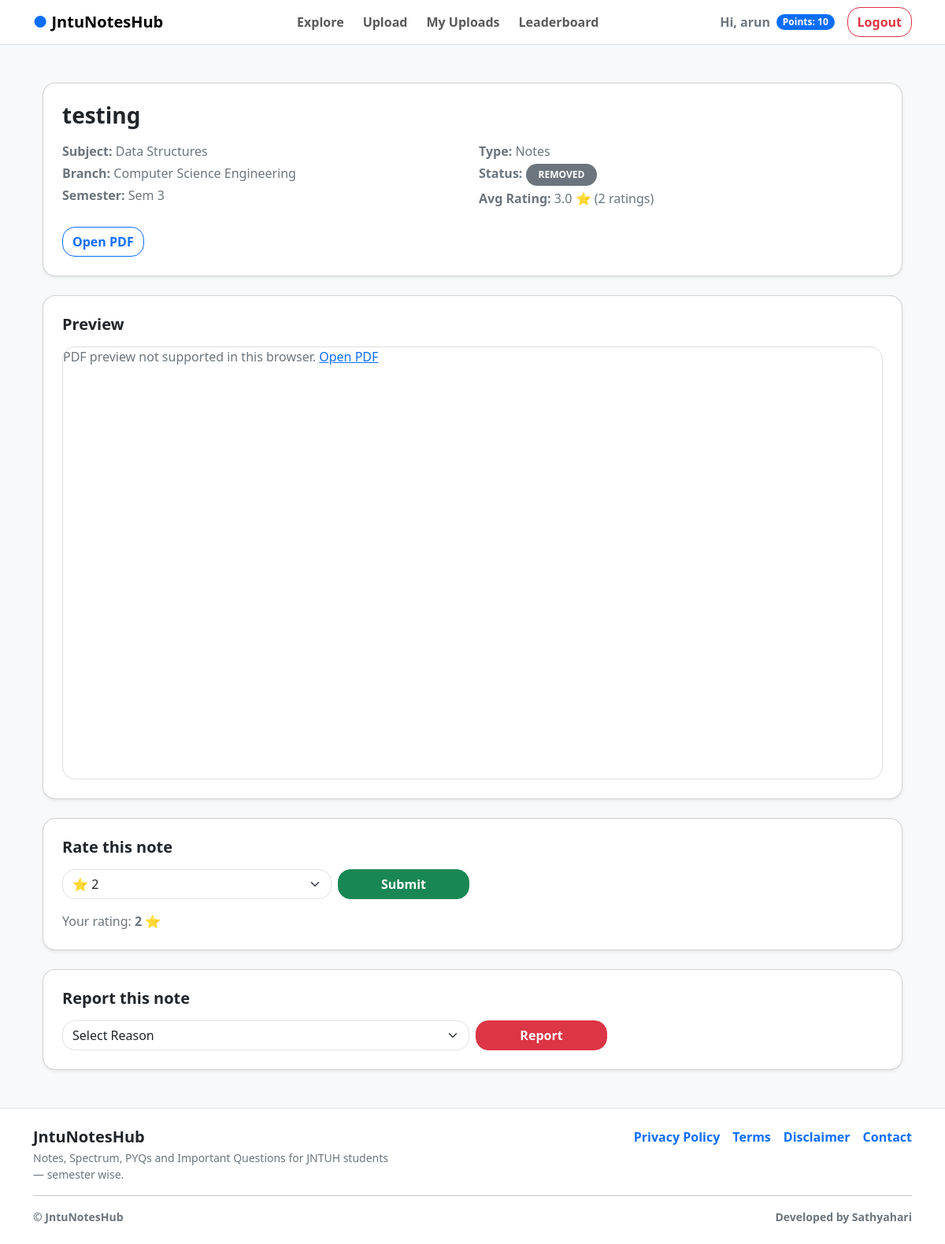
/view/7/ (signed in), run on the app's committed database.
### core/models.py (models this page shows, shortened)
class Upload(models.Model):
    TYPE_CHOICES = [
        ("NOTES", "Notes"),
        ("SPECTRUM", "Spectrum"),
        ("PYQ", "Previous Year Questions"),
        ("IMP", "Important Questions"),
    ]
    STATUS_CHOICES = [
        ("UNVERIFIED", "Unverified"),
        ("VERIFIED", "Verified"),
        ("REMOVED", "Removed"),
    ]
    uploader = models.ForeignKey(User, on_delete=models.CASCADE)
    subject = models.ForeignKey(Subject, on_delete=models.CASCADE)
    title = models.CharField(max_length=200)
    description = models.TextField(blank=True)
    file = models.FileField(upload_to="uploads/")
    upload_type = models.CharField(max_length=20, choices=TYPE_CHOICES)
    status = models.CharField(max_length=20, choices=STATUS_CHOICES, default="UNVERIFIED")
    created_at = models.DateTimeField(auto_now_add=True)

class Subject(models.Model):
    branch = models.ForeignKey(Branch, on_delete=models.CASCADE)
    semester = models.ForeignKey(Semester, on_delete=models.CASCADE)
    name = models.CharField(max_length=150)
    class Meta:
        unique_together = ("branch", "semester", "name")

class Branch(models.Model):
    name = models.CharField(max_length=100, unique=True)

class Semester(models.Model):
    number = models.PositiveIntegerField(unique=True)

class Rating(models.Model):
    user = models.ForeignKey(User, on_delete=models.CASCADE)
    upload = models.ForeignKey(Upload, on_delete=models.CASCADE)
    stars = models.PositiveIntegerField()
    class Meta:
        unique_together = ("user", "upload")

### core/views.py (the view)
# urls.py: path("view/<int:pk>/", views.view_note, name="view_note"),
@login_required
def view_note(request, pk):
    note = get_object_or_404(Upload, pk=pk)
    avg_rating = Rating.objects.filter(upload=note).aggregate(avg=Avg("stars"))["avg"]
    rating_count = Rating.objects.filter(upload=note).count()
    my_rating = Rating.objects.filter(upload=note, user=request.user).first()
    return render(
        request,
        "core/view_note.html",
        {
            "note": note,
            "avg_rating": avg_rating,
            "rating_count": rating_count,
            "my_rating": my_rating,
            "user_points": get_user_points(request.user),
        },
    )

### core/context_processors.py (called while the page is built)
def user_points(request):
    if request.user.is_authenticated:
        total = PointsLog.objects.filter(user=request.user).aggregate(
            total=Sum("points_change")
        )["total"] or 0
        return {"user_points": total}
    return {"user_points": 0}

### core/views.py (called while the page is built)
def get_user_points(user):
    total = PointsLog.objects.filter(user=user).aggregate(total=Sum("points_change"))["total"]
    return total or 0

### core/templates/core/view_note.html (shortened to what this page needs)
{% extends "core/base.html" %}
{% block content %}
<div class="container py-4">
  <div class="card shadow-sm rounded-4 p-4 mb-4">
    <h3 class="fw-bold mb-3">{{ note.title }}</h3>
    <div class="row g-3">
      <div class="col-md-6">
        <p class="mb-1 text-secondary"><b>Subject:</b> {{ note.subject.name }}</p>
        <p class="mb-1 text-secondary"><b>Branch:</b> {{ note.subject.branch.name }}</p>
        <p class="mb-1 text-secondary"><b>Semester:</b> Sem {{ note.subject.semester.number }}</p>
      </div>
      <div class="col-md-6">
        <p class="mb-1 text-secondary"><b>Type:</b> {{ note.get_upload_type_display }}</p>
        <p class="mb-1 text-secondary">
          <b>Status:</b>
          {% if note.status == "VERIFIED" %}
            <span class="badge bg-success rounded-pill px-3 py-2">VERIFIED</span>
          {% elif note.status == "UNVERIFIED" %}
            <span class="badge bg-warning text-dark rounded-pill px-3 py-2">UNVERIFIED</span>
          {% else %}
            <span class="badge bg-secondary rounded-pill px-3 py-2">{{ note.status }}</span>
          {% endif %}
        </p>
        <p class="mb-0 text-secondary">
          <b>Avg Rating:</b>
          {% if avg_rating %}
            {{ avg_rating|floatformat:1 }} ⭐ ({{ rating_count }} ratings)
          {% else %}
            No ratings yet
          {% endif %}
        </p>
      </div>
    </div>
    <div class="d-flex flex-wrap gap-2 mt-4">
      <a href="{{ note.file.url }}" target="_blank" class="btn btn-outline-primary rounded-4 fw-semibold">
        Open PDF
      </a>
    </div>
  </div>
  <div class="card shadow-sm rounded-4 p-4 mb-4">
    <h5 class="fw-bold mb-3">Preview</h5>
    {% if note.file %}
      <object
        data="{{ note.file.url }}"
        type="application/pdf"
        width="100%"
        height="550px"
        style="border-radius:16px; border:1px solid #ddd;"
      >
        <p class="text-secondary">
          PDF preview not supported in this browser.
          <a href="{{ note.file.url }}" target="_blank">Open PDF</a>
        </p>
      </object>
    {% else %}
      <div class="alert alert-warning rounded-4">
        File not found.
      </div>
    {% endif %}
  </div>
  <div class="card shadow-sm rounded-4 p-4 mb-4">
    <h5 class="fw-bold mb-3">Rate this note</h5>
    <form method="POST" action="{% url 'rate_note' note.id %}" class="row g-2 align-items-center">
      <div class="col-md-4">
        <select name="stars" class="form-select rounded-4" required>
          <option value="2" {% if my_rating and my_rating.stars == 2 %}selected{% endif %}>⭐ 2</option>
        </select>
      </div>
      <div class="col-md-2">
        <button type="submit" class="btn btn-success rounded-4 fw-semibold w-100">
          Submit
        </button>
      </div>
    </form>
    {% if my_rating %}
      <p class="text-secondary mt-3 mb-0">
        Your rating: <b>{{ my_rating.stars }} ⭐</b>
      </p>
    {% endif %}
  </div>
  <div class="card shadow-sm rounded-4 p-4">
    <h5 class="fw-bold mb-3">Report this note</h5>
    <form method="POST" action="{% url 'report_note' note.id %}" class="row g-2 align-items-center">
      <div class="col-md-6">
        <select name="reason" class="form-select rounded-4" required>
          <option value="">Select Reason</option>
        </select>
      </div>
      <div class="col-md-2">
        <button type="submit" class="btn btn-danger rounded-4 fw-semibold w-100">
          Report
        </button>
      </div>
    </form>
  </div>
</div>
{% endblock %}

### core/templates/core/base.html (shortened to what this page needs)
{% load static %}
<!DOCTYPE html>
<html lang="en">
<head>
  <link href="https://cdn.jsdelivr.net/npm/bootstrap@5.3.3/dist/css/bootstrap.min.css" rel="stylesheet">
</head>
<body class="bg-light d-flex flex-column min-vh-100">
<nav class="navbar navbar-expand-lg bg-white border-bottom sticky-top">
  <div class="container">
    <a class="navbar-brand fw-bold" href="{% url 'home' %}">
      <span class="text-primary">●</span> JntuNotesHub
    </a>
    <div class="collapse navbar-collapse" id="navMenu">
      <ul class="navbar-nav mx-auto gap-2">
        <li class="nav-item"><a class="nav-link fw-semibold" href="{% url 'home' %}">Explore</a></li>
        <li class="nav-item"><a class="nav-link fw-semibold" href="{% url 'upload_note' %}">Upload</a></li>
        <li class="nav-item"><a class="nav-link fw-semibold" href="{% url 'my_uploads' %}">My Uploads</a></li>
        <li class="nav-item"><a class="nav-link fw-semibold" href="{% url 'leaderboard' %}">Leaderboard</a></li>
      </ul>
      {% if user.is_authenticated %}
  <span class="text-secondary fw-semibold me-2">
    Hi, <b>{{ user.username }}</b>
  </span>
  <span class="badge bg-primary rounded-pill me-3">
    Points: {{ user_points }}
  </span>
  <form method="POST" action="{% url 'logout' %}" class="d-inline">
  <button type="submit" class="btn btn-outline-danger fw-semibold rounded-4">
    Logout
  </button>
</form>
{% endif %}
      </div>
    </div>
</nav>
<main class="container py-4 flex-grow-1">
  {% block content %}{% endblock %}
</main>
<footer class="border-top bg-white mt-auto">
  <div class="container py-4">
    <div class="row g-3">
      <div class="col-md-5">
        <h5 class="fw-bold mb-1">JntuNotesHub</h5>
        <p class="text-secondary small mb-0">
          Notes, Spectrum, PYQs and Important Questions for JNTUH students — semester wise.
        </p>
      </div>
      <div class="col-md-7">
        <div class="d-flex flex-wrap gap-3 justify-content-md-end">
          <a class="text-decoration-none fw-semibold text-primary" href="{% url 'privacy_policy' %}">Privacy Policy</a>
          <a class="text-decoration-none fw-semibold text-primary" href="{% url 'terms' %}">Terms</a>
          <a class="text-decoration-none fw-semibold text-primary" href="{% url 'disclaimer' %}">Disclaimer</a>
          <a class="text-decoration-none fw-semibold text-primary" href="{% url 'contact' %}">Contact</a>
        </div>
      </div>
    </div>
    <hr class="my-3">
    <div class="d-flex justify-content-between flex-wrap gap-2">
      <small class="text-secondary fw-semibold">
        © {{ now|date:"Y" }} JntuNotesHub
      </small>
      <small class="text-secondary fw-semibold">
        Developed by <b>Sathyahari</b>
      </small>
    </div>
  </div>
</footer>
</body>
</html>

### data on the page
Upload: title "testing", subject.name "Data Structures", subject.branch.name "Computer Science Engineering", subject.semester.number "3", upload_type "Notes", status "REMOVED"
Rating: stars "⭐ 2", stars "2"

### other printed values
{{ user.username }} "arun"
{{ user_points }} "10"
{{ avg_rating|floatformat:1 }} "3.0"
{{ rating_count }} "2"
